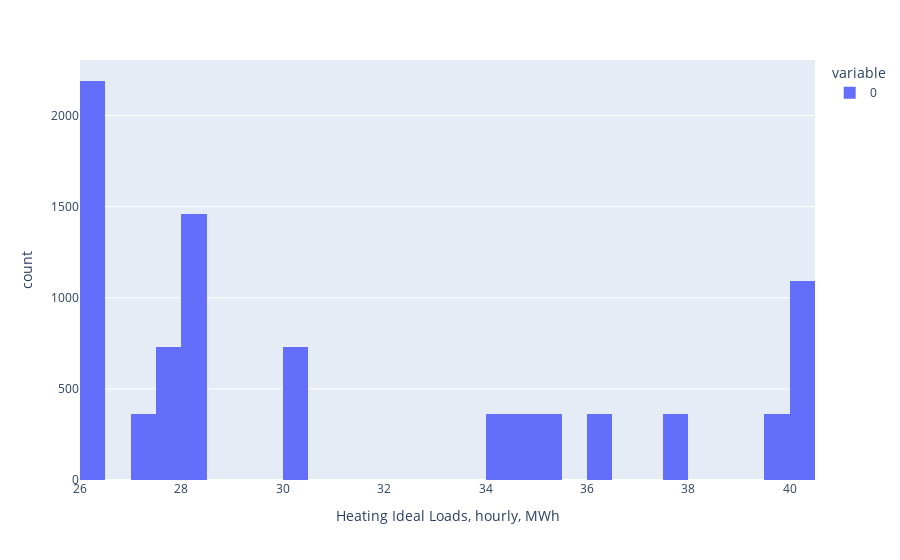

Notebook source saved alongside this figure:
### Code cell
fig = px.histogram(s.scheduled_loads["Electricity"].groupby("epw_year").sum().loc[2025].values / 1000)
# set the xaxis label to "Heating Ideal Loads, hourly, MWh"
fig.update_layout(xaxis_title="Heating Ideal Loads, hourly, MWh")
fig.show()

### Figure 1 — Plotly figure (JSON) as saved in the notebook; plotly's stock layout.template omitted (floating-point values rounded to 4 significant figures; data arrays with more than 128 entries replaced by an {"elided": "..."} marker saying what was removed)
{"data": [{"alignmentgroup": "True", "bingroup": "x", "hovertemplate": "variable=0<br>value=%{x}<br>count=%{y}<extra></extra>", "legendgroup": "0", "marker": {"color": "#636efa", "pattern": {"shape": ""}}, "name": "0", "offsetgroup": "0", "orientation": "v", "showlegend": true, "type": "histogram", "x": {"elided": "8760 float values"}, "xaxis": "x", "yaxis": "y"}], "layout": {"barmode": "relative", "legend": {"title": {"text": "variable"}, "tracegroupgap": 0}, "margin": {"t": 60}, "xaxis": {"anchor": "y", "domain": [0, 1], "title": {"text": "Heating Ideal Loads, hourly, MWh"}}, "yaxis": {"anchor": "x", "domain": [0, 1], "title": {"text": "count"}}}}
